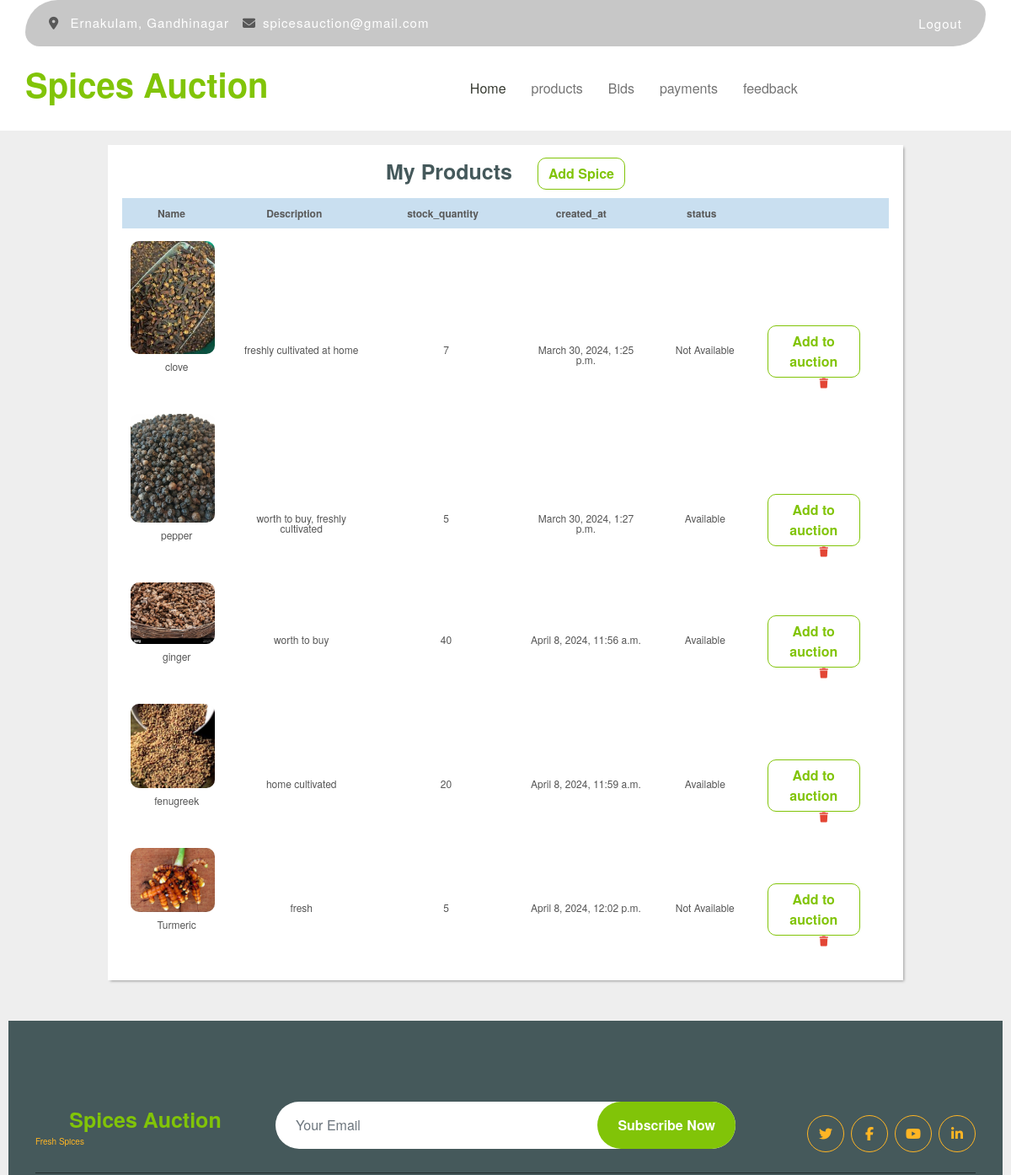
Before: /products/ (signed in, upper part) with the older database file.
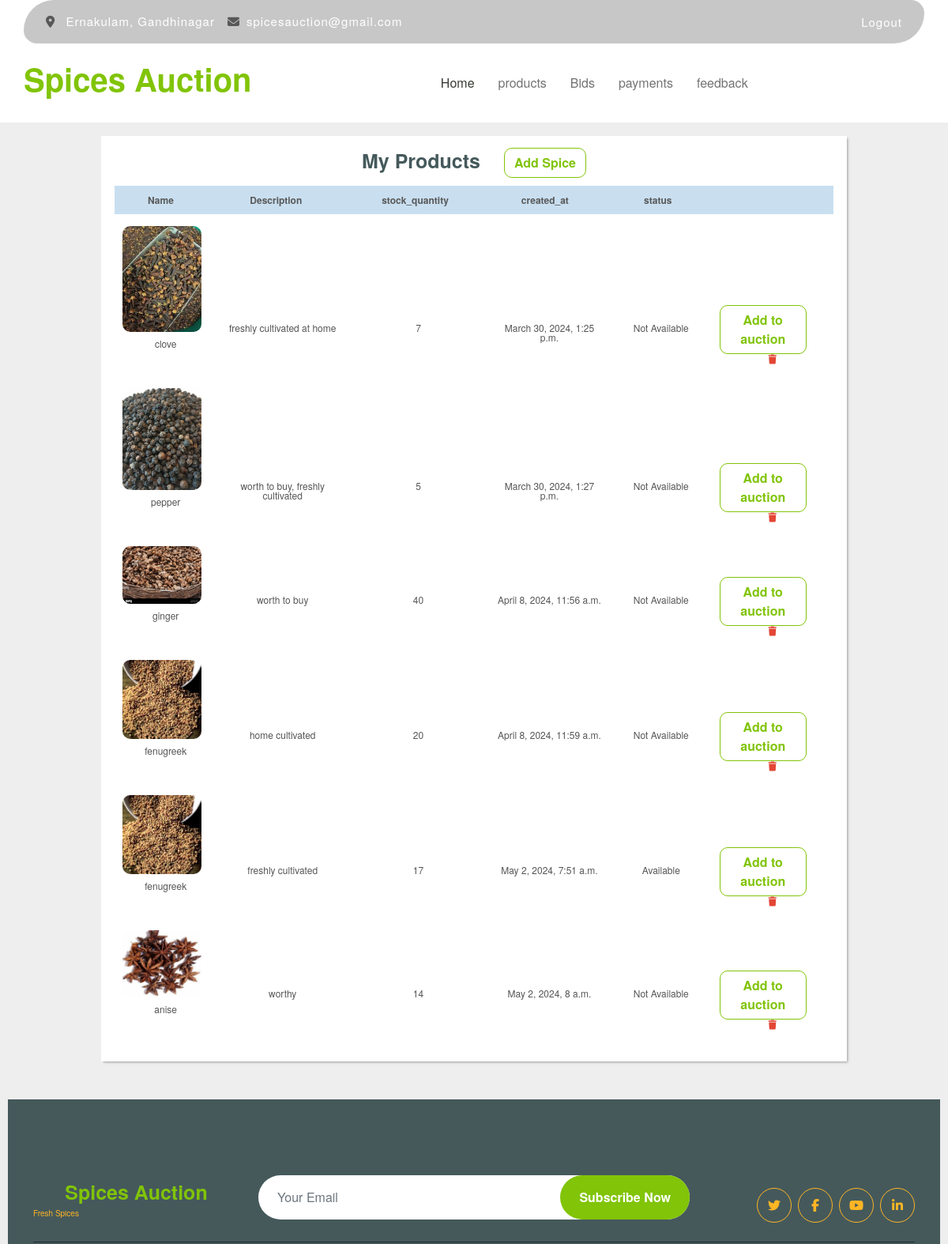
After: the same page with the newer database file.
### adminapi/models.py (models this page shows, shortened)
class Spice(models.Model):
    seller = models.ForeignKey(Seller, on_delete=models.CASCADE)
    name = models.CharField(max_length=100)
    description = models.CharField(max_length=100)
    stock_quantity = models.PositiveIntegerField(default=0)
    image = models.ImageField(upload_to="images", null=True)
    created_at = models.DateTimeField(auto_now_add=True)
    choices= [
        ('Available', 'Available'),
        ('Not Available', 'Not Available'),
    ]
    status=models.CharField(max_length=50, choices=choices, default='Available')

### userapi/views.py (the view)
# urls.py: path("products/",views.ProductsListView.as_view(),name="products-list"),
class ProductsListView(ListView):
    template_name="user/products.html"
    form_class=AddProducts
    model=Spice
    context_object_name="spices"
    def get_queryset(self):
        user_id = self.request.user.id
        return Spice.objects.filter(seller=user_id)

### userapi/templates/user/products.html (shortened to what this page needs)
{%extends 'user/base.html'%}
{%load static%}
{%block body_block%}
    <div id="wrapper" style="margin-top: 150px;">
     <h1>My Products<a href="{%url 'products-add'%}" class=" btn btn-outline-primary" style="margin-left:30px;">Add Spice</a></h1>
     <table id="keywords" cellspacing="0" cellpadding="0">
       <thead>
         <tr>
           <th><span>Name</span></th>
           <th><span>Description</span></th>
           <th><span>stock_quantity</span></th>
           <th><span>created_at</span></th>
           <th><span>status</span></th>
           <th></th>
         </tr>
       </thead>
       <tbody>
        {%for s in spices%}
         <tr>
            <td><div>
                <img src="{{s.image.url}}" class="avatar avatar-lg me-3 border-radius-lg" width="100px" style="border-radius: 10px;">
                <p class="lalign mt-2">{{s.name}}</p>
            </div>
            <td>{{s.description}}</td>
            <td>{{s.stock_quantity}}</td>
            <td>{{s.created_at}}</td>
            <td>{{s.status}}</td>
            <td>
                <a href="{%url 'auction-add' s.id%}" class=" btn btn-outline-primary me-4">Add to auction</a>
                <a href="{%url 'products-remove' s.id%}" class="buttons"><i class="fa-solid fa-trash" style="color: #e34635;"></i></a>
            </td>
        </tr>
         {%endfor%}
       </tbody>
     </table>
    </div>
{%endblock%}

Changed rows visible on the page:
removed Spice: image (picture), name "Turmeric", description "fresh", stock_quantity "5", created_at "April 8, 2024, 12:02 p.m.", status "Not Available"
changed Spice "pepper": status "Available" → "Not Available"
changed Spice "ginger": status "Available" → "Not Available"
changed Spice "home cultivated": status "Available" → "Not Available"
added Spice: image (picture), name "fenugreek", description "freshly cultivated", stock_quantity "17", created_at "May 2, 2024, 7:51 a.m.", status "Available"
added Spice: image (picture), name "anise", description "worthy", stock_quantity "14", created_at "May 2, 2024, 8 a.m.", status "Not Available"
